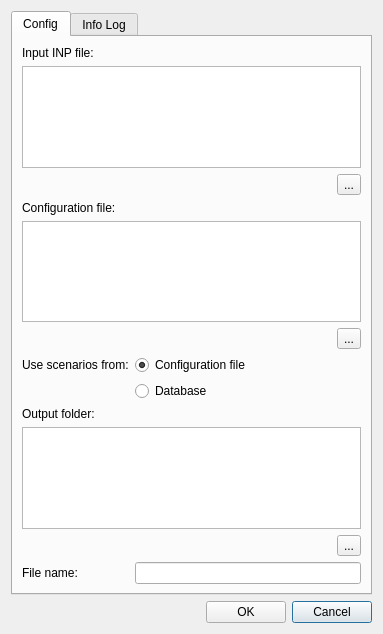
<?xml version="1.0" encoding="UTF-8"?>
<ui version="4.0">
 <class>dlg_valve_operation_check</class>
 <widget class="QDialog" name="dlg_valve_operation_check">
  <property name="geometry">
   <rect>
    <x>0</x>
    <y>0</y>
    <width>383</width>
    <height>634</height>
   </rect>
  </property>
  <property name="windowTitle">
   <string>Valve Operation Check</string>
  </property>
  <layout class="QGridLayout" name="gridLayout_2">
   <item row="11" column="0">
    <layout class="QGridLayout" name="lyt_buttons">
     <item row="0" column="1">
      <spacer name="horizontalSpacer">
       <property name="orientation">
        <enum>Qt::Horizontal</enum>
       </property>
       <property name="sizeHint" stdset="0">
        <size>
         <width>40</width>
         <height>20</height>
        </size>
       </property>
      </spacer>
     </item>
     <item row="0" column="3">
      <widget class="QPushButton" name="btn_cancel">
       <property name="text">
        <string>Cancel</string>
       </property>
      </widget>
     </item>
     <item row="0" column="2">
      <widget class="QPushButton" name="btn_ok">
       <property name="text">
        <string>OK</string>
       </property>
      </widget>
     </item>
     <item row="0" column="0">
      <widget class="QLabel" name="lbl_timer">
       <property name="text">
        <string/>
       </property>
      </widget>
     </item>
    </layout>
   </item>
   <item row="0" column="0">
    <widget class="QTabWidget" name="mainTab">
     <property name="currentIndex">
      <number>0</number>
     </property>
     <widget class="QWidget" name="tab_config">
      <property name="whatsThis">
       <string/>
      </property>
      <attribute name="title">
       <string>Config</string>
      </attribute>
      <layout class="QGridLayout" name="gridLayout_4">
       <item row="15" column="0">
        <spacer name="verticalSpacer">
         <property name="orientation">
          <enum>Qt::Vertical</enum>
         </property>
         <property name="sizeHint" stdset="0">
          <size>
           <width>20</width>
           <height>33</height>
          </size>
         </property>
        </spacer>
       </item>
       <item row="12" column="0">
        <widget class="QLabel" name="lbl_filename">
         <property name="text">
          <string>File name:</string>
         </property>
        </widget>
       </item>
       <item row="3" column="0" colspan="2">
        <widget class="QLabel" name="lbl_config_file">
         <property name="text">
          <string>Configuration file:</string>
         </property>
        </widget>
       </item>
       <item row="12" column="1">
        <widget class="QLineEdit" name="txt_filename"/>
       </item>
       <item row="5" column="0" colspan="2" alignment="Qt::AlignRight">
        <widget class="QToolButton" name="btn_push_config_file">
         <property name="text">
          <string>...</string>
         </property>
        </widget>
       </item>
       <item row="1" column="0" colspan="2">
        <widget class="QTextEdit" name="data_inp_input_file"/>
       </item>
       <item row="6" column="1">
        <widget class="QRadioButton" name="rdb_scenarios_config">
         <property name="toolTip">
          <string>Retrieve scenarios data from the [SCENARIOS] section within the configuration file.</string>
         </property>
         <property name="text">
          <string>Configuration file</string>
         </property>
         <property name="checked">
          <bool>true</bool>
         </property>
        </widget>
       </item>
       <item row="6" column="0">
        <widget class="QLabel" name="lbl_scenarios">
         <property name="text">
          <string>Use scenarios from:</string>
         </property>
        </widget>
       </item>
       <item row="2" column="0" colspan="2" alignment="Qt::AlignRight">
        <widget class="QToolButton" name="btn_push_inp_input_file">
         <property name="text">
          <string>...</string>
         </property>
        </widget>
       </item>
       <item row="10" column="0" colspan="2">
        <widget class="QTextEdit" name="data_output_folder"/>
       </item>
       <item row="4" column="0" colspan="2">
        <widget class="QTextEdit" name="data_config_file"/>
       </item>
       <item row="9" column="0" colspan="2">
        <widget class="QLabel" name="lbl_output_folder">
         <property name="text">
          <string>Output folder:</string>
         </property>
        </widget>
       </item>
       <item row="0" column="0" colspan="2">
        <widget class="QLabel" name="lbl_input_file">
         <property name="text">
          <string>Input INP file:</string>
         </property>
        </widget>
       </item>
       <item row="11" column="0" colspan="2" alignment="Qt::AlignRight">
        <widget class="QToolButton" name="btn_push_output_folder">
         <property name="text">
          <string>...</string>
         </property>
        </widget>
       </item>
       <item row="7" column="1">
        <widget class="QRadioButton" name="rdb_scenarios_database">
         <property name="toolTip">
          <string>Retrieve scenarios data with fid=493 from the anl_arc table.</string>
         </property>
         <property name="text">
          <string>Database</string>
         </property>
        </widget>
       </item>
      </layout>
     </widget>
     <widget class="QWidget" name="tab_infolog">
      <attribute name="title">
       <string>Info Log</string>
      </attribute>
      <layout class="QGridLayout" name="gridLayout_5" columnstretch="0,0">
       <item row="0" column="0" colspan="2">
        <widget class="QTextEdit" name="tab_log_txt_infolog">
         <property name="font">
          <font>
           <family>Courier New</family>
          </font>
         </property>
         <property name="lineWrapMode">
          <enum>QTextEdit::NoWrap</enum>
         </property>
        </widget>
       </item>
       <item row="1" column="0" colspan="2">
        <widget class="QProgressBar" name="progress_bar">
         <property name="value">
          <number>0</number>
         </property>
        </widget>
       </item>
      </layout>
     </widget>
    </widget>
   </item>
  </layout>
 </widget>
 <tabstops>
  <tabstop>mainTab</tabstop>
  <tabstop>data_inp_input_file</tabstop>
  <tabstop>btn_push_inp_input_file</tabstop>
  <tabstop>data_config_file</tabstop>
  <tabstop>btn_push_config_file</tabstop>
  <tabstop>rdb_scenarios_config</tabstop>
  <tabstop>rdb_scenarios_database</tabstop>
  <tabstop>data_output_folder</tabstop>
  <tabstop>btn_push_output_folder</tabstop>
  <tabstop>txt_filename</tabstop>
  <tabstop>tab_log_txt_infolog</tabstop>
  <tabstop>btn_ok</tabstop>
  <tabstop>btn_cancel</tabstop>
 </tabstops>
 <resources/>
 <connections/>
</ui>
